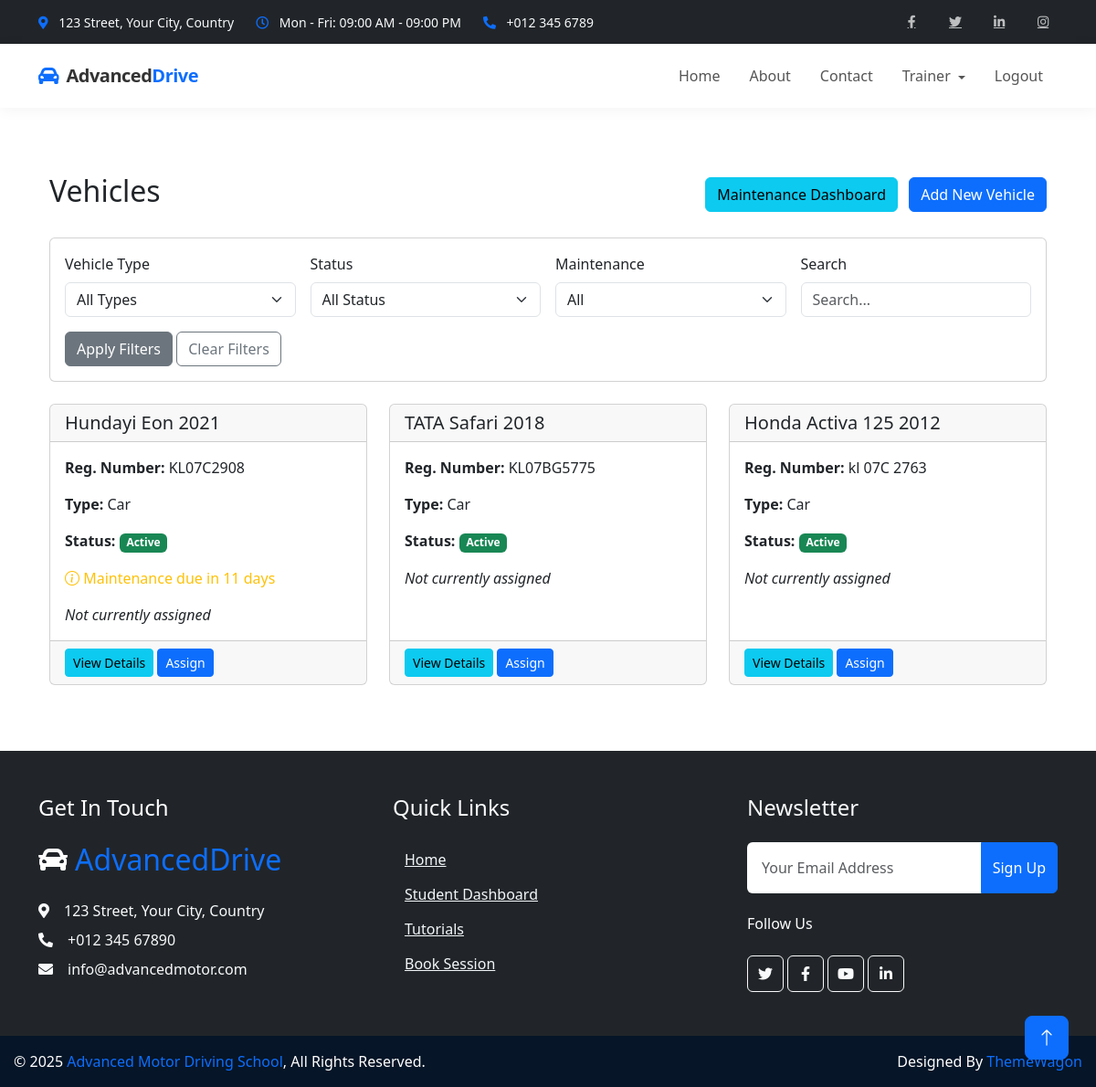
Screenshot of /vehicle/ (signed in) with the database file from the repository.
### vehicles/models.py (models this page shows, shortened)
class Vehicle(models.Model):
    VEHICLE_TYPES = (
        ('CAR', 'Car'),
        ('SCOOTY', 'Scooty'),
        ('OTHER', 'Other')
    )
    vehicle_number = models.CharField(max_length=20, unique=True)
    make = models.CharField(max_length=50)
    model = models.CharField(max_length=100)
    vehicle_type = models.CharField(max_length=10, choices=VEHICLE_TYPES)
    purchased_year = models.PositiveIntegerField()
    registration_expiry = models.DateField(null=True, blank=True)
    insurance_expiry = models.DateField(null=True, blank=True)
    seating_capacity = models.PositiveIntegerField(default=2)
    last_service_date = models.DateField(null=True, blank=True)
    next_service_due = models.DateField(null=True, blank=True)
    odometer_reading = models.PositiveIntegerField(default=0)
    is_active = models.BooleanField(default=True)
    created_at = models.DateTimeField(auto_now_add=True)
    updated_at = models.DateTimeField(auto_now=True)
    def is_maintenance_due(self):
        if not self.next_service_due:
            return False
        return self.next_service_due <= timezone.now().date()
    def days_to_maintenance(self):
        if not self.next_service_due:
            return None
        delta = self.next_service_due - timezone.now().date()
        return delta.days

### vehicles/views.py (the view)
# urls.py: path('', views.vehicle_list, name='vehicle_list'),
@login_required
def vehicle_list(request):
    vehicle_type = request.GET.get('type')
    status = request.GET.get('status')
    maintenance_due = request.GET.get('maintenance')
    search_query = request.GET.get('search')
    vehicles = Vehicle.objects.all()
    if vehicle_type:
        vehicles = vehicles.filter(vehicle_type=vehicle_type)
    if status:
        is_active = status == 'active'
        vehicles = vehicles.filter(is_active=is_active)
    if maintenance_due == 'due':
        vehicles = [v for v in vehicles if v.is_maintenance_due()]
    if search_query:
        vehicles = vehicles.filter(
            Q(make__icontains=search_query) |
            Q(model__icontains=search_query) |
            Q(vehicle_number__icontains=search_query)
        )
    context = {
        'vehicles': vehicles,
        'vehicle_types': Vehicle.VEHICLE_TYPES,
        'current_filters': {
            'type': vehicle_type,
            'status': status,
            'maintenance': maintenance_due,
            'search': search_query
        }
    }
    return render(request, 'vehicles/vehicle_list.html', context)

### vehicles/templates/vehicles/vehicle_list.html (shortened to what this page needs)
{% extends 'base.html' %}
{% block content %}
<div class="container mt-4">
    <div class="d-flex justify-content-between align-items-center mb-4">
        <h2>Vehicles</h2>
        <div>
            <a href="{% url 'maintenance_dashboard' %}" class="btn btn-info me-2">Maintenance Dashboard</a>
            <a href="{% url 'vehicle_create' %}" class="btn btn-primary">Add New Vehicle</a>
        </div>
    </div>
    <div class="card mb-4">
        <div class="card-body">
            <form method="get" class="row g-3">
                <div class="col-md-3">
                    <label for="type" class="form-label">Vehicle Type</label>
                    <select name="type" id="type" class="form-select">
                        <option value="">All Types</option>
                    </select>
                </div>
                <div class="col-md-3">
                    <label for="status" class="form-label">Status</label>
                    <select name="status" id="status" class="form-select">
                        <option value="">All Status</option>
                    </select>
                </div>
                <div class="col-md-3">
                    <label for="maintenance" class="form-label">Maintenance</label>
                    <select name="maintenance" id="maintenance" class="form-select">
                        <option value="">All</option>
                    </select>
                </div>
                <div class="col-md-3">
                    <label for="search" class="form-label">Search</label>
                    <input type="text" class="form-control" id="search" name="search" value="{{ current_filters.search|default:'' }}" placeholder="Search...">
                </div>
                <div class="col-12">
                    <button type="submit" class="btn btn-secondary">Apply Filters</button>
                    <a href="{% url 'vehicle_list' %}" class="btn btn-outline-secondary">Clear Filters</a>
                </div>
            </form>
        </div>
    </div>
    <div class="row">
        {% for vehicle in vehicles %}
        <div class="col-md-4 mb-4">
            <div class="card h-100 {% if not vehicle.is_active %}border-danger{% elif vehicle.is_maintenance_due %}border-warning{% endif %}">
                <div class="card-header">
                    <h5 class="card-title mb-0">{{ vehicle.make }} {{ vehicle.model }}</h5>
                </div>
                <div class="card-body">
                    <p class="card-text"><strong>Reg. Number:</strong> {{ vehicle.vehicle_number }}</p>
                    <p class="card-text"><strong>Type:</strong> {{ vehicle.get_vehicle_type_display }}</p>
                    <p class="card-text"><strong>Status:</strong>
                        {% if vehicle.is_active %}
                            <span class="badge bg-success">Active</span>
                        {% else %}
                            <span class="badge bg-danger">Inactive</span>
                        {% endif %}
                    </p>
                    {% if vehicle.is_maintenance_due %}
                        <p class="card-text text-warning"><i class="bi bi-exclamation-triangle"></i> Maintenance due!</p>
                    {% elif vehicle.days_to_maintenance and vehicle.days_to_maintenance <= 30 %}
                        <p class="card-text text-warning"><i class="bi bi-info-circle"></i> Maintenance due in {{ vehicle.days_to_maintenance }} days</p>
                    {% endif %}
                    {% if vehicle.currently_assigned %}
                        <p class="card-text"><strong>Assigned to:</strong> {{ vehicle.currently_assigned }}</p>
                    {% else %}
                        <p class="card-text"><em>Not currently assigned</em></p>
                    {% endif %}
                </div>
                <div class="card-footer">
                    <a href="{% url 'vehicle_detail' vehicle.id %}" class="btn btn-info btn-sm">View Details</a>
                    {% if not vehicle.currently_assigned and vehicle.is_active %}
                        <a href="{% url 'assign_vehicle' vehicle.id %}" class="btn btn-primary btn-sm">Assign</a>
                    {% endif %}
                </div>
            </div>
        </div>
        {% empty %}
        <div class="col-12">
            <div class="alert alert-info">
                No vehicles found. Try adjusting your filters or <a href="{% url 'vehicle_create' %}">add a new vehicle</a>.
            </div>
        </div>
        {% endfor %}
    </div>
</div>
{% endblock %}

### static/css/style.css (style rules this page uses)
:root { --primary: #F3BD00; --secondary: #757575; --light: #F3F6F8; --dark: #0C2B4B; }
.btn { font-weight: 500; transition: .5s; }
.btn.btn-primary, .btn.btn-outline-primary:hover { color: #FFFFFF; }

### templates/base.html (style rules this page uses)
html, body { height: 100%; margin: 0; padding: 0; display: flex; flex-direction: column; }

### rows the page displays
Vehicle: make "Hundayi Eon", model "2021", vehicle_number "KL07C2908", vehicle_type "Car", is_active "Active", days_to_maintenance "11"
Vehicle: make "TATA Safari", model "2018", vehicle_number "KL07BG5775", vehicle_type "Car", is_active "Active"
Vehicle: make "Honda Activa 125", model "2012", vehicle_number "kl 07C 2763", vehicle_type "Car", is_active "Active"
